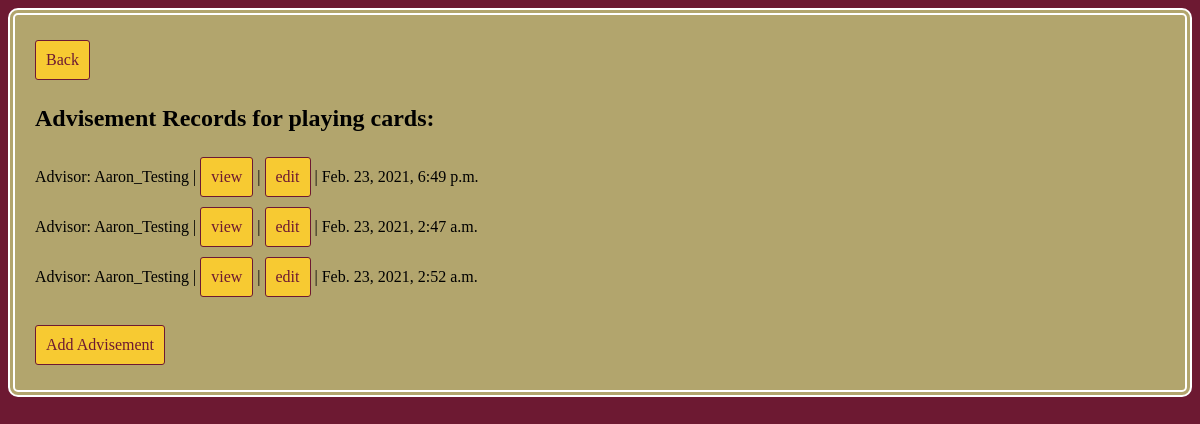
/advisement/student_overview/3/, run on the app's committed database.
### advisement/models.py (models this page shows, shortened)
class Advisee(models.Model):
    name = models.CharField(max_length=200)
    id_number = models.CharField(max_length=10)
    advisors = models.ManyToManyField(Faculty)
    checksheet = models.ForeignKey(ChecksheetTemplate, on_delete=models.PROTECT)

class ChecksheetInstance(models.Model):
    template = models.ForeignKey(ChecksheetTemplate, on_delete=models.PROTECT)
    advisee = models.ForeignKey(Advisee, on_delete=models.CASCADE)
    advisor = models.ForeignKey(Faculty, on_delete=models.CASCADE)
    data = models.TextField()
    date = models.DateTimeField(auto_now=True)
    notes = models.TextField()

### accounts/models.py (models this page shows, shortened)
class Faculty(models.Model):
    user = models.ForeignKey(User, on_delete=models.CASCADE, related_name="faculty_identity")
    can_advise = models.BooleanField()
    can_upload_checksheets = models.BooleanField()
    can_add_students = models.BooleanField()
    can_assign_students = models.BooleanField()

### advisement/views.py (the view)
# urls.py: path('student_overview/<int:advisee>/', views.advisee_overview, name="overview"),
def advisee_overview(request, advisee):
    advisee = Advisee.objects.get(pk=advisee)
    advisement_sessions = ChecksheetInstance.objects.filter(advisee=advisee)
    return render(request, "advisement/student_overview.html", {"advisee": advisee, "advisements": advisement_sessions})

### advisement/templates/advisement/student_overview.html (shortened to what this page needs)
{% extends 'base.html' %}
{% block content %}
<a href="{% url "adv_home" %}">Back</a>
<h2>Advisement Records for {{ advisee.name }}: </h2>
{% for advisement in advisements %}
    <div>
        Advisor: {{ advisement.advisor.user.username }} | <a href="{% url "view_advisement" advisement.pk %}">view</a> |
        <a href="{% url "edit_advisement" advisement.pk %}">edit</a> | {{ advisement.date }}
    </div>
{% endfor %}
<br/>
<a href={% url 'add_advisement' advisee.pk %}>Add Advisement</a>
{% endblock %}

### advisement/static/advisement/style.css (style rules this page uses)
body { background-color: #6D1932; color: #000000; }
a { color: #6D1932; }
:not(h6)>a { background-color: #F7CA32; padding: 10px; margin: 5px 0px; border-style: solid; border-color: #6D1932; border-width: 1px; border-radius: 3px; display: inline-block; text-decoration-line: none; }

### data on the page
Advisee: name "playing cards"
ChecksheetInstance: advisor.user.username "Aaron_Testing", date "Feb. 23, 2021, 6:49 p.m."
ChecksheetInstance: advisor.user.username "Aaron_Testing", date "Feb. 23, 2021, 2:47 a.m."
ChecksheetInstance: advisor.user.username "Aaron_Testing", date "Feb. 23, 2021, 2:52 a.m."
